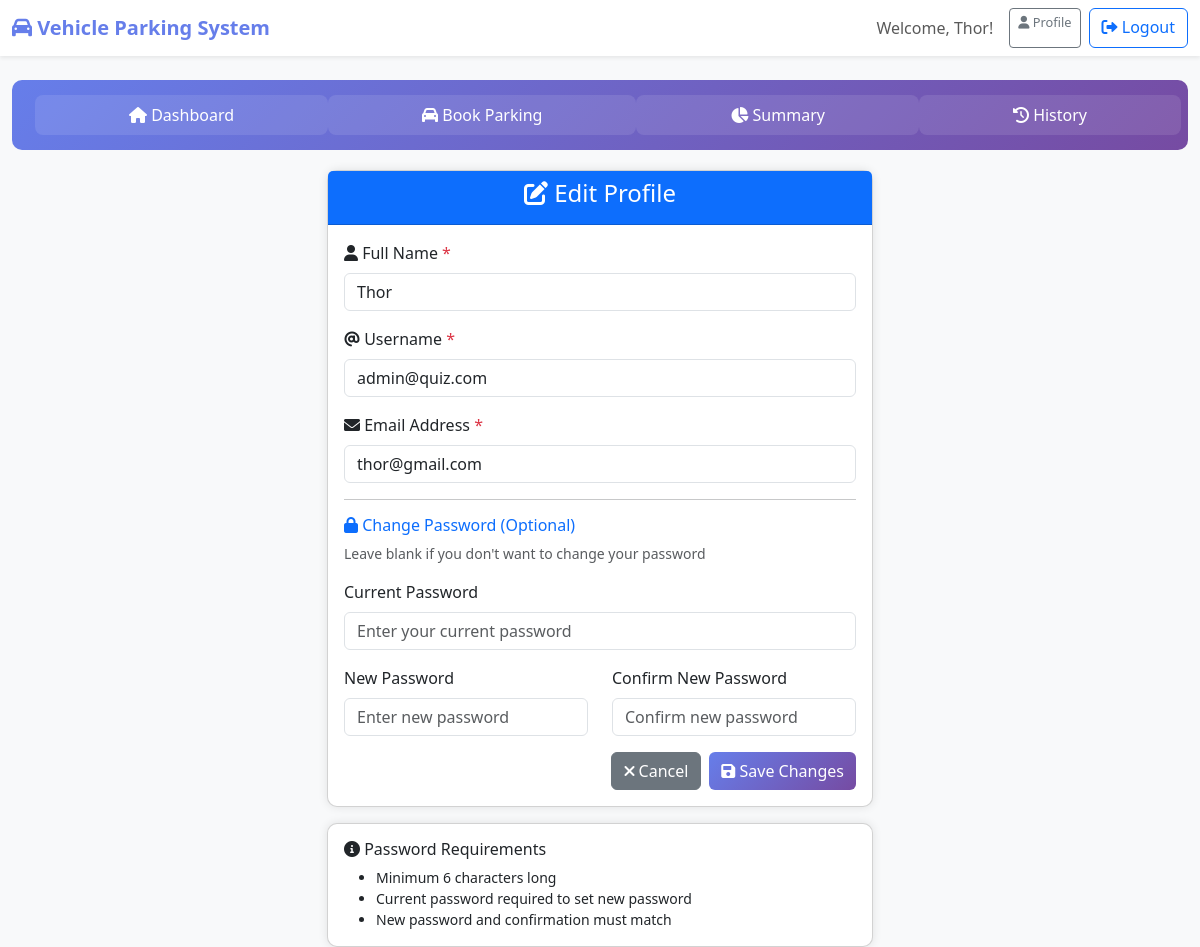
/edit_profile (signed in), run on the app's committed database.
### tables this page shows
CREATE TABLE users (
            id INTEGER PRIMARY KEY AUTOINCREMENT,
            full_name TEXT NOT NULL,
            username TEXT UNIQUE NOT NULL,
            email TEXT UNIQUE NOT NULL,
            password TEXT NOT NULL,
            address TEXT NOT NULL,
            pin_code TEXT NOT NULL,
            role TEXT DEFAULT 'user',
            created_at TIMESTAMP DEFAULT CURRENT_TIMESTAMP
        );

### app.py (the view, shortened to what this page needs)
@app.route('/edit_profile', methods=['GET', 'POST'])
def edit_profile():
    if 'user_id' not in session:
        flash('Please login to edit your profile', 'error')
        return redirect(url_for('login'))
    conn = get_db_connection()
    user = conn.execute(
        'SELECT * FROM users WHERE id = ?',
        (session['user_id'],)
    ).fetchone()
    conn.close()
    return render_template('edit_profile.html', user=dict(user))

### app.py (called while the page is built)
def get_db_connection():
    conn = sqlite3.connect(DATABASE)
    conn.row_factory = sqlite3.Row
    return conn

### templates/edit_profile.html (shortened to what this page needs)
{% extends "base.html" %}
{% block content %}
<div class="container">
    <div class="row justify-content-center">
        <div class="col-md-8 col-lg-6">
            <div class="card">
                <div class="card-header bg-primary text-white text-center">
                    <h4><i class="fas fa-edit"></i> Edit Profile</h4>
                </div>
                <div class="card-body">
                    <form method="POST">
                        <div class="mb-3">
                            <label for="full_name" class="form-label">
                                <i class="fas fa-user"></i> Full Name <span class="text-danger">*</span>
                            </label>
                            <input type="text" class="form-control" id="full_name" name="full_name"
                                   value="{{ user.full_name }}" required>
                        </div>
                        <div class="mb-3">
                            <label for="username" class="form-label">
                                <i class="fas fa-at"></i> Username <span class="text-danger">*</span>
                            </label>
                            <input type="text" class="form-control" id="username" name="username"
                                   value="{{ user.username }}" required>
                        </div>
                        <div class="mb-3">
                            <label for="email" class="form-label">
                                <i class="fas fa-envelope"></i> Email Address <span class="text-danger">*</span>
                            </label>
                            <input type="email" class="form-control" id="email" name="email"
                                   value="{{ user.email }}" required>
                        </div>
                        <hr>
                        <h6 class="text-primary"><i class="fas fa-lock"></i> Change Password (Optional)</h6>
                        <p class="text-muted small">Leave blank if you don't want to change your password</p>
                        <div class="mb-3">
                            <label for="current_password" class="form-label">Current Password</label>
                            <input type="password" class="form-control" id="current_password" name="current_password"
                                   placeholder="Enter your current password">
                        </div>
                        <div class="row">
                            <div class="col-md-6">
                                <div class="mb-3">
                                    <label for="new_password" class="form-label">New Password</label>
                                    <input type="password" class="form-control" id="new_password" name="new_password"
                                           placeholder="Enter new password">
                                </div>
                            </div>
                            <div class="col-md-6">
                                <div class="mb-3">
                                    <label for="confirm_password" class="form-label">Confirm New Password</label>
                                    <input type="password" class="form-control" id="confirm_password" name="confirm_password"
                                           placeholder="Confirm new password">
                                </div>
                            </div>
                        </div>
                        <div class="d-grid gap-2 d-md-flex justify-content-md-end">
                            <a href="{{ url_for('view_profile') }}" class="btn btn-secondary">
                                <i class="fas fa-times"></i> Cancel
                            </a>
                            <button type="submit" class="btn btn-primary">
                                <i class="fas fa-save"></i> Save Changes
                            </button>
                        </div>
                    </form>
                </div>
            </div>
            <div class="card mt-3">
                <div class="card-body">
                    <h6 class="card-title"><i class="fas fa-info-circle"></i> Password Requirements</h6>
                    <ul class="mb-0 small">
                        <li>Minimum 6 characters long</li>
                        <li>Current password required to set new password</li>
                        <li>New password and confirmation must match</li>
                    </ul>
                </div>
            </div>
        </div>
    </div>
</div>
{% endblock %}

### templates/base.html (shortened to what this page needs)
<!DOCTYPE html>
<html lang="en">
<head>
    <link href="https://cdn.jsdelivr.net/npm/bootstrap@5.3.0/dist/css/bootstrap.min.css" rel="stylesheet">
    <link href="https://cdnjs.cloudflare.com/ajax/libs/font-awesome/6.0.0/css/all.min.css" rel="stylesheet">
</head>
<body>
    <nav class="navbar navbar-expand-lg navbar-light bg-white shadow-sm">
        <div class="container-fluid">
            <a class="navbar-brand" href="{{ url_for('index') }}">
                <i class="fas fa-car"></i> Vehicle Parking System
            </a>
            <div class="navbar-nav ms-auto">
                {% if session.user_id %}
                    <span class="navbar-text me-3">Welcome, {{ session.full_name }}!</span>
                    <a class="btn btn-outline-secondary btn-sm profile-btn" href="{{ url_for('view_profile') }}" title="View Profile">
                        <i class="fas fa-user"></i> Profile
                    </a>
                    <a class="btn btn-outline-primary" href="{{ url_for('logout') }}">
                        <i class="fas fa-sign-out-alt"></i> Logout
                    </a>
                {% else %}
                    <a class="nav-link" href="{{ url_for('login') }}">Login</a>
                    <a class="nav-link" href="{{ url_for('register') }}">Register</a>
                {% endif %}
            </div>
        </div>
    </nav>
    <div class="container-fluid mt-4">
        {% if session.user_id and session.role == 'user' %}
        <div class="admin-nav">
            <ul class="nav nav-pills nav-fill">
                <li class="nav-item">
                    <a class="nav-link {% if request.endpoint == 'user_dashboard' %}active{% endif %}"
                       href="{{ url_for('user_dashboard') }}#dashboard">
                        <i class="fas fa-home"></i> Dashboard
                    </a>
                </li>
                <li class="nav-item">
                    <a class="nav-link {% if request.endpoint == 'user_dashboard' %}active{% endif %}"
                       href="{{ url_for('user_dashboard') }}#available-lots">
                        <i class="fas fa-car"></i> Book Parking
                    </a>
                </li>
                <li class="nav-item">
                    <a class="nav-link {% if request.endpoint == 'user_dashboard' %}active{% endif %}"
                       href="{{ url_for('user_dashboard') }}#summary">
                        <i class="fas fa-chart-pie"></i> Summary
                    </a>
                </li>
                <li class="nav-item">
                    <a class="nav-link {% if request.endpoint == 'user_dashboard' %}active{% endif %}"
                       href="{{ url_for('user_dashboard') }}#history">
                        <i class="fas fa-history"></i> History
                    </a>
                </li>
            </ul>
        </div>
        {% endif %}
        {% block content %}{% endblock %}
    </div>
</body>
</html>

### templates/base.html (style rules this page uses)
body { background-color: #f8f9fa; }
.card { border-radius: 10px; box-shadow: 0 0 10px rgba(0,0,0,0.1); }
.btn-primary { background: linear-gradient(135deg, #667eea 0%, #764ba2 100%); border: none; }
.navbar-brand { font-weight: bold; color: #667eea !important; }
.nav-pills .nav-link { color: #6c757d; margin: 0 5px; border-radius: 8px; }
.admin-nav { background: linear-gradient(135deg, #667eea 0%, #764ba2 100%); border-radius: 10px; padding: 15px; margin-bottom: 20px; }
.admin-nav .nav-pills .nav-link { color: white; background: rgba(255,255,255,0.1); margin: 0 8px; font-weight: 500; }
.profile-btn { font-size: 0.8rem; padding: 0.25rem 0.5rem; margin-right: 0.5rem; }

### data on the page
users: full_name "Thor", username "admin@quiz.com", email "thor@gmail.com"
